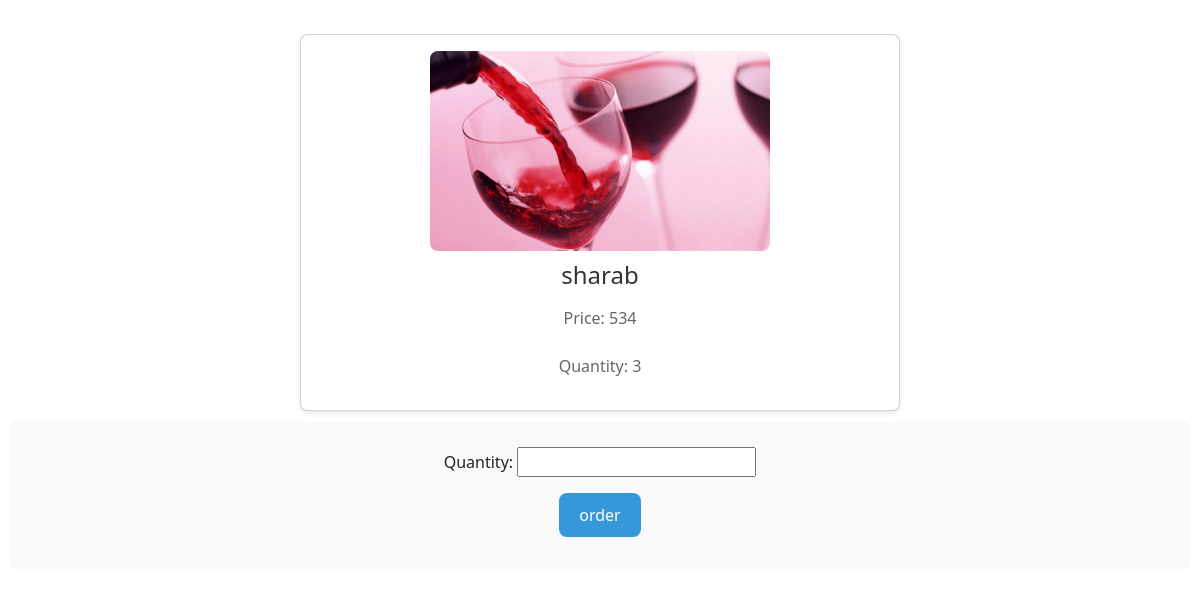
The app's page /products/detail/1 (signed in) with its own data.
### Seller/models.py (models this page shows)
class Product(models.Model):
    CHOICES=(
        (0,"تعدادی"),
        (1,"کیلویی"),
    )
    seller = models.ForeignKey(Seller, on_delete=models.CASCADE)
    name = models.CharField(max_length=20)
    image = models.ImageField()
    price = models.PositiveIntegerField()
    quantity = models.PositiveIntegerField()
    product_quantity = models.IntegerField(choices=CHOICES)

### customer/views.py (the view)
# urls.py: path('products/detail/<int:id>', views.product_detail, name='productDetail'),
@login_required
def product_detail(request,id):
    form=selectform()
    product=Product.objects.get(id=id)
    return render(request, "customer/detail.html", {'product': product, 'form': form})

### customer/forms.py
class selectform(forms.Form):
    quantity = forms.IntegerField(min_value=0)

### customer/templates/customer/detail.html (shortened to what this page needs)
{% extends 'base.html' %}
{% load static %}
{% block additional_css %}
<link rel="stylesheet" type="text/css" href="{% static '/customer/detail.css' %}">
{% endblock %}
{% block content %}
<div class="card">
    <img src="{{ product.image.url }}"
         class="card-image"
         alt="{{ product.name }}" />
    <h2 class="card-title">{{ product.name }}</h2>
    <p class="card-price">Price: {{ product.price }}</p>
    <p class="card-quantity">Quantity: {{ product.quantity }}</p>
</div>
<div class="form-container">
    <form action="{% url 'select' product.id %}" method="POST" enctype="multipart/form-data">
        {{form.as_p}}
        <input type="submit" class="btn" value="order"></input>
    </form>
</div>
{% endblock %}

### customer/static/customer/detail.css (style rules this page uses)
.card { background-color: #ffffff; border-radius: 8px; box-shadow: 0 2px 4px rgba(0, 0, 0, 0.1); padding: 16px; text-align: center; transition: transform 0.2s ease-in-out; margin: 10px; width: 50%; margin-left: auto; margin-right: auto; }
.card-image { width: 60%; max-height: 200px; border-radius: 8px; background-size: cover; margin-left: auto; margin-right: auto; }
.card-title { font-size: 24px; margin-top: 10px; color: #333333; }
.card-price, .card-quantity { font-size: 16px; color: #666666; margin-top: 8px; }
.form-container { background-color: #f9f9f9; border-radius: 8px; padding: 16px; margin: 10px; text-align: center; }
form { margin-top: 10px; }
.btn { background-color: #3498db; color: #ffffff; border: none; padding: 10px 20px; border-radius: 8px; cursor: pointer; transition: background-color 0.2s ease-in-out; }

### records on screen
Product: image (picture), name "sharab", price "534", quantity "3"
